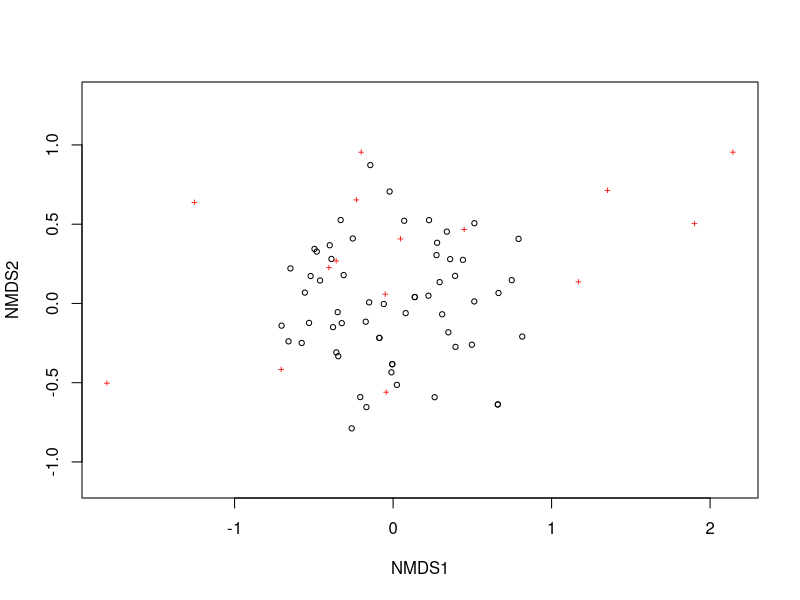
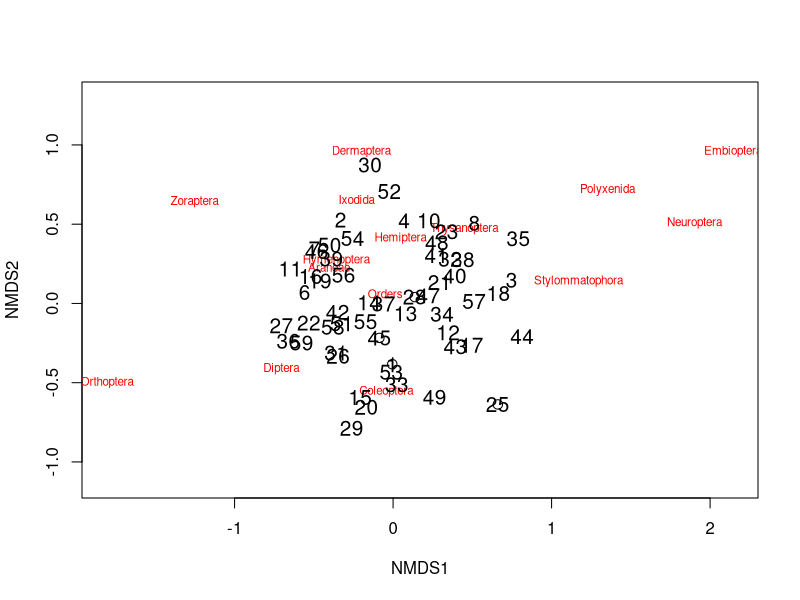
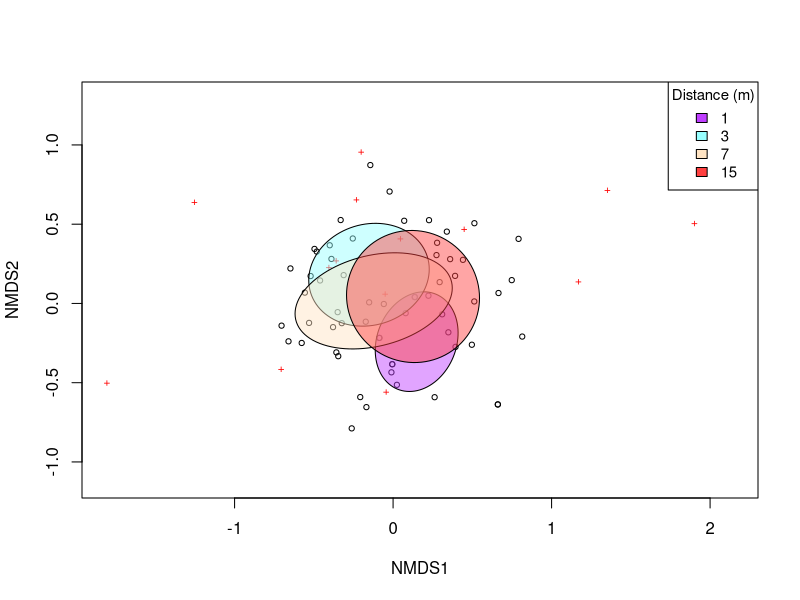
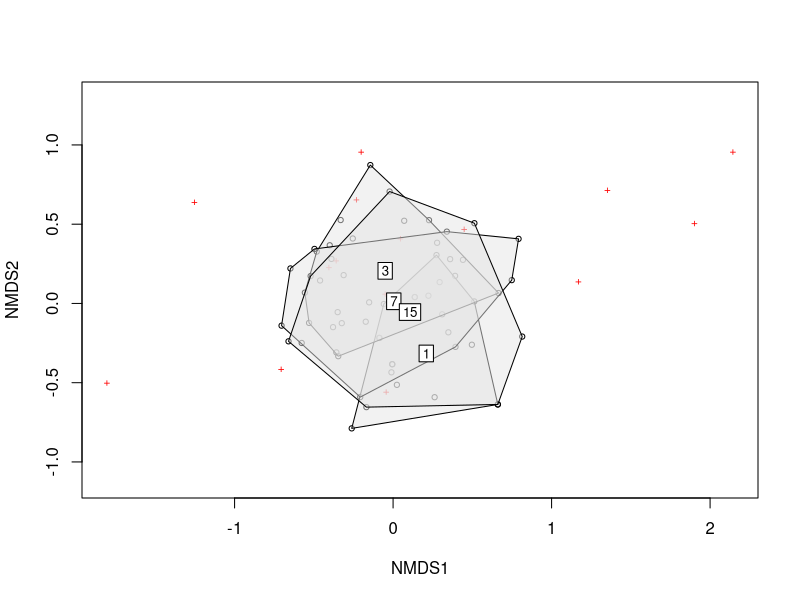
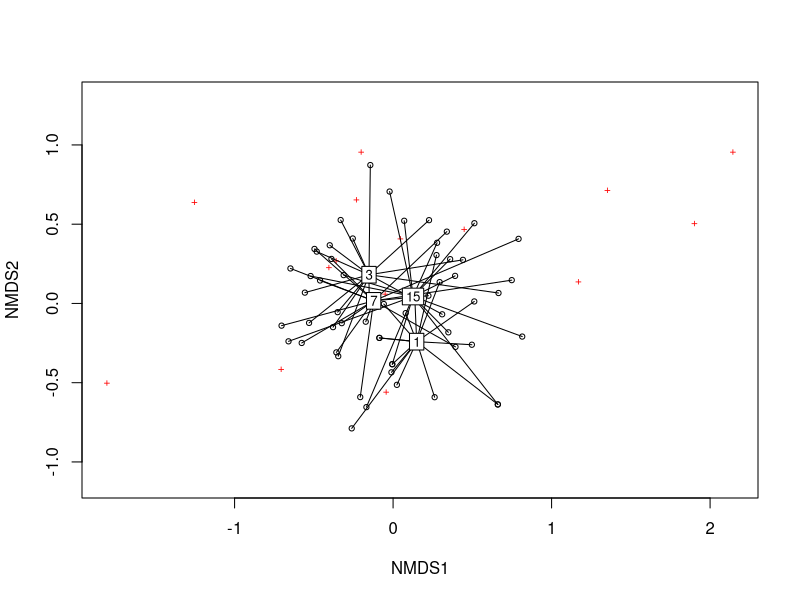
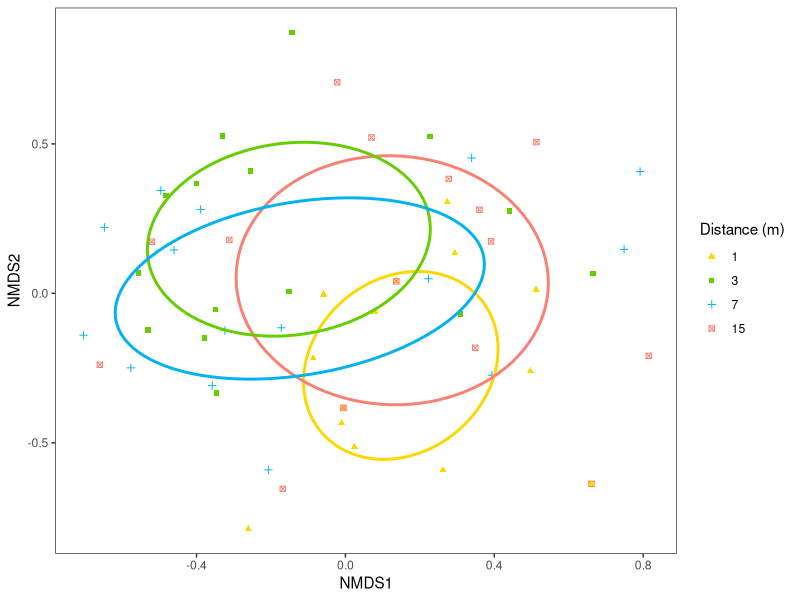
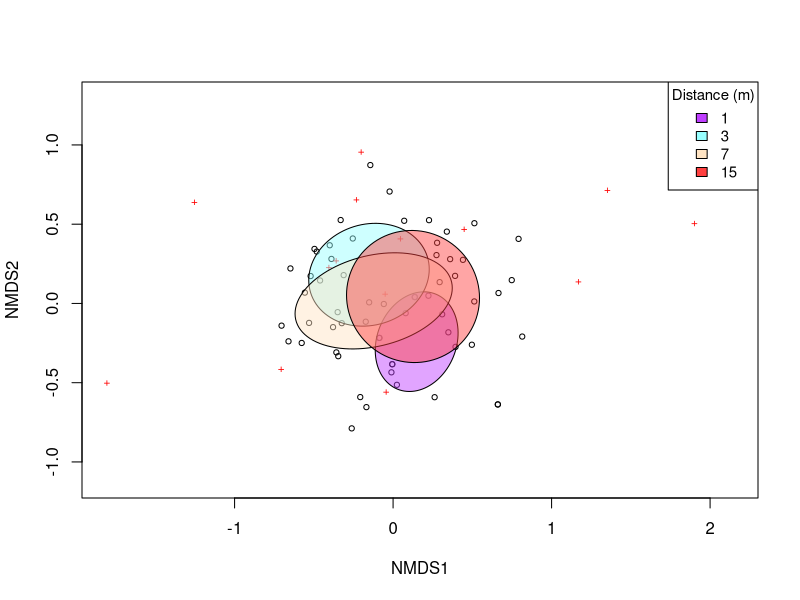
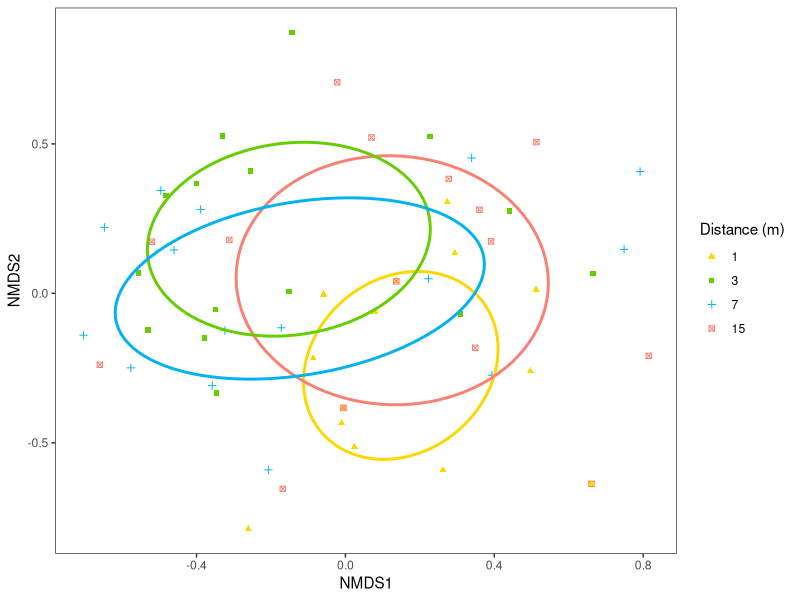

Source code (R) for these figures, in order:
##%##########################################################%##
#                                                              #
####                     NMDS TUTORIAL                      ####
####                   By Ray Rubia Rankin                  ####
####                  Created on 29/11/2022                 ####
#                                                              #
##%##########################################################%##

# set working directory----
setwd("your_filepath")

# install packages (if you haven't already)-----
install.packages("vegan")
install.packages("permute")
install.packages("lattice")
install.packages("tidyverse")

# load libraries----
library(vegan) # for diversity analysis and ordination methods
library(permute) # necessary to run vegan package
library(lattice) # necessary to run vegan package
library(tidyverse) # for efficient data manipulation and visualization

# import data----
inverts <- read.csv("data/invert_data.csv")

# data manipulation----
# view dataset structure
head(inverts)
str(inverts)

# make community matrix by extracting abundance values from inverts dataframe
invert_community <- inverts[,6:20]

# turn data frame into matrix so it functions in the vegan package
invert_matrix <- as.matrix(invert_community)

# ordination----
# now we will proceed to create the ordination
inv.NMDS <- metaMDS(invert_matrix, distance = "bray", k = 3, trymax=100) 

# Bray-Curtis distance is chosen because it is not affected by zero values. 
# k represents the number of dimensions we want and is used to reduce stress.
# try max is the number of iterations the algorithm will run

# check stress value
inv.NMDS$stress # ideally stress value is < 0.2

# data visualization----
# using Base R
plot(inv.NMDS) # circles show different communities/sites, crosses show different species
ordiplot(inv.NMDS, type = "n") # create blank ordination plot
orditorp(inv.NMDS, display = "species", col="red", air = 0.1) # add species
orditorp(inv.NMDS, display = "sites", cex = 1.25, air = 0.1) # add sites

# by distance
# ellipse plot
ordiplot(inv.NMDS) # plot shows communities (circles) and species (crosses)
ordiellipse(inv.NMDS, inverts$Distance, label = FALSE, 
            col=c("darkorchid1", "darkslategray1", "bisque1", "brown1"), 
            draw = "polygon", alpha=120) # adding ellipses to the plot
legend("topright", title="Distance (m)",
       c("1","3","7","15"), fill=c("darkorchid1", "darkslategray1", "bisque1", 
                                   "brown1"), horiz=FALSE, cex=.9) # adding a legend

# save plot
png("figures/base_NMDSplot.png", width=6, height=5, units = "in", res = 300)
ordiplot(inv.NMDS)
ordiellipse(inv.NMDS, inverts$Distance, label = FALSE, 
            col=c("darkorchid1", "darkslategray1","bisque1", "brown1"), 
            draw = "polygon", alpha=120)
legend("topright", title="Distance (m)",
       c("1","3","7","15"), fill=c("darkorchid1", "darkslategray1",
                                   "bisque1", "brown1"), horiz=FALSE, cex=.9)
dev.off()

# polygon plot
ordiplot(inv.NMDS) #plot shows communities (circles) and species (crosses)
ordihull(inv.NMDS, groups = inverts$Distance, draw="polygon", col="grey90", label = TRUE) # adding polygons

# spider plot
ordiplot(inv.NMDS) #plot shows communities (circles) and species (crosses)
ordispider(inv.NMDS, groups = inverts$Distance, label = TRUE) # adding spider plot


# using ggplot to make an ellipse plot
# make new dataframe with by extracting NMDS scores
nmds.scores <- as.data.frame(scores(inv.NMDS)$sites) # for newest version of vegan package

# if you have a version of the vegan package <2.6-2 then the following code should also work:
# nmds.scores = as.data.frame(scores(nmds))

# add data from your original dataframe into new NMDS dataframe
# useful if you want to group based on different criteria
nmds.scores <- nmds.scores %>% 
  mutate(Site = as.factor(inverts$Site), Path.Type = as.factor(inverts$Path.Type), 
         Transect = as.factor(inverts$Transect), Distance = as.factor(inverts$Distance))

# check dataframe
head(nmds.scores) 
str(nmds.scores)

# define hidden vegan function that finds coordinates for drawing a covariance ellipse
veganCovEllipse<-function (cov, center = c(0, 0), scale = 1, npoints = 100) 
{
  theta <- (0:npoints) * 2 * pi/npoints
  Circle <- cbind(cos(theta), sin(theta))
  t(center + scale * t(Circle %*% chol(cov)))
}

# create empty dataframe to combine NMDS data with ellipse data
ellipse_df <- data.frame()

# adding data for ellipse, in this case using distance as a grouping factor
for(g in levels(nmds.scores$Distance)){
  ellipse_df <- rbind(ellipse_df, cbind(as.data.frame(with(nmds.scores[nmds.scores$Distance==g,],
                                                     veganCovEllipse(cov.wt(cbind(NMDS1,NMDS2),
                                                                            wt=rep(1/length(NMDS1),length(NMDS1)))$cov,
                                                                     center=c(mean(NMDS1),mean(NMDS2)))))
                                  ,Distance=g))
}

# create ggplot
(inv_NMDS_plot <- ggplot(data = nmds.scores, aes(NMDS1, NMDS2)) + 
    geom_point(aes(color = Distance, shape = Distance)) + # adding different colours and shapes for points at different distances
    geom_path(data=ellipse_df, aes(x=NMDS1, y=NMDS2, colour=Distance), linewidth=1) + # adding covariance ellipses according to distance # use size argument if ggplot2 < v. 3.4.0
    guides(color = guide_legend(override.aes = list(linetype=c(NA,NA,NA,NA)))) + # removes lines from legend
    theme_bw() + # adding theme
    theme(panel.grid = element_blank()) + # remove background grid
    scale_color_manual(name = "Distance (m)", # legend title
                       labels = c("1","3","7","15"), # adjusting legend labels
                       values = c("gold", "chartreuse3", 
                                  "deepskyblue2", "salmon")) + # customising colours
    scale_shape_manual("Distance (m)", # legend title
                       labels = c("1","3","7","15"), # adjusting legend labels
                       values = c(17, 15, 3, 7))) # customising shapes
# save plot
ggsave(filename = "figures/inv_NMDS_plot.png", inv_NMDS_plot, device = "png")

# data analysis----
# using a PERMANOVA to test the differences in community composition
# This is a PERmutational Multivariate ANalysis Of VAriance and tests the differences between groups, like an ANOVA, but with lots of variables.
# it is essentially a multivariate analysis of variance used to compare groups of objects
inv_permanova <- adonis2(as.matrix(inverts [,6:20]) ~ Distance, inverts, 
                             permutations = 999, method = "bray")
# permutations is the number of possible arrangements the data could take
# using permutations = 999 is standard practice in science and across the literature
# can increase it if you want to get a ore thorough analysis
# use method = bray as it is what we previously used to calculate pairwise distances

# look at model output
inv_permanova

# simper analysis
# this is a SIMilarity PERcentage analysis and compares community differences 
# and reports what species (orders in this scenario)are driving those differences.

inv_simper <- with(inverts[,c(1,2,3,4,5,21)], simper(as.matrix(inverts[,5:20]), Distance, permutations = 100))
# with argument indicates what grouping variables to use to conduct the analysis 
# the number of permutations required to carry out the analysis

# see most influential species (orders in this case) contributing to community differences
inv_simper

# a more detailed summary showing the contributions of all species (or orders)
summary(inv_simper)

# shows species driving differences in community composition between different distances





